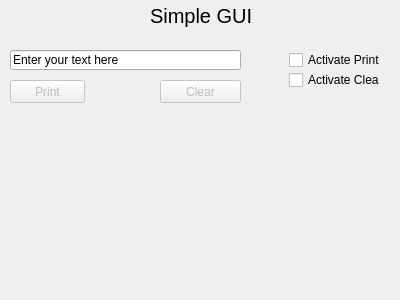
<?xml version="1.0" encoding="UTF-8"?>
<ui version="4.0">
 <class>Form</class>
 <widget class="QWidget" name="Form">
  <property name="geometry">
   <rect>
    <x>0</x>
    <y>0</y>
    <width>400</width>
    <height>300</height>
   </rect>
  </property>
  <property name="windowTitle">
   <string>Form</string>
  </property>
  <widget class="QLineEdit" name="textField">
   <property name="geometry">
    <rect>
     <x>10</x>
     <y>50</y>
     <width>231</width>
     <height>20</height>
    </rect>
   </property>
   <property name="text">
    <string>Enter your text here</string>
   </property>
  </widget>
  <widget class="QPushButton" name="printBtn">
   <property name="enabled">
    <bool>false</bool>
   </property>
   <property name="geometry">
    <rect>
     <x>10</x>
     <y>80</y>
     <width>75</width>
     <height>23</height>
    </rect>
   </property>
   <property name="text">
    <string>Print</string>
   </property>
  </widget>
  <widget class="QPushButton" name="clrBtn">
   <property name="enabled">
    <bool>false</bool>
   </property>
   <property name="geometry">
    <rect>
     <x>160</x>
     <y>80</y>
     <width>81</width>
     <height>23</height>
    </rect>
   </property>
   <property name="text">
    <string>Clear</string>
   </property>
  </widget>
  <widget class="QCheckBox" name="printActivation">
   <property name="geometry">
    <rect>
     <x>289</x>
     <y>50</y>
     <width>91</width>
     <height>20</height>
    </rect>
   </property>
   <property name="text">
    <string>Activate Print</string>
   </property>
  </widget>
  <widget class="QCheckBox" name="clrActivation">
   <property name="geometry">
    <rect>
     <x>289</x>
     <y>70</y>
     <width>91</width>
     <height>20</height>
    </rect>
   </property>
   <property name="text">
    <string>Activate Clear</string>
   </property>
  </widget>
  <widget class="QLabel" name="label">
   <property name="geometry">
    <rect>
     <x>150</x>
     <y>0</y>
     <width>101</width>
     <height>31</height>
    </rect>
   </property>
   <property name="font">
    <font>
     <pointsize>15</pointsize>
    </font>
   </property>
   <property name="text">
    <string>Simple GUI</string>
   </property>
  </widget>
 </widget>
 <resources/>
 <connections>
  <connection>
   <sender>clrBtn</sender>
   <signal>clicked()</signal>
   <receiver>textField</receiver>
   <slot>clear()</slot>
   <hints>
    <hint type="sourcelabel">
     <x>200</x>
     <y>61</y>
    </hint>
    <hint type="destinationlabel">
     <x>125</x>
     <y>19</y>
    </hint>
   </hints>
  </connection>
  <connection>
   <sender>printBtn</sender>
   <signal>clicked()</signal>
   <receiver>textField</receiver>
   <slot>clear()</slot>
   <hints>
    <hint type="sourcelabel">
     <x>47</x>
     <y>61</y>
    </hint>
    <hint type="destinationlabel">
     <x>125</x>
     <y>19</y>
    </hint>
   </hints>
  </connection>
  <connection>
   <sender>clrActivation</sender>
   <signal>clicked(bool)</signal>
   <receiver>clrBtn</receiver>
   <slot>setEnabled(bool)</slot>
   <hints>
    <hint type="sourcelabel">
     <x>334</x>
     <y>39</y>
    </hint>
    <hint type="destinationlabel">
     <x>200</x>
     <y>61</y>
    </hint>
   </hints>
  </connection>
  <connection>
   <sender>printActivation</sender>
   <signal>clicked(bool)</signal>
   <receiver>printBtn</receiver>
   <slot>setEnabled(bool)</slot>
   <hints>
    <hint type="sourcelabel">
     <x>334</x>
     <y>19</y>
    </hint>
    <hint type="destinationlabel">
     <x>47</x>
     <y>61</y>
    </hint>
   </hints>
  </connection>
 </connections>
</ui>
